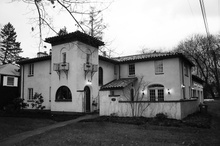
%> input picture Linear Filter Applications/House Dec 2004 gs.jpg, 220 x 146 px, shrunk from 1760 x 1168 before the run
$ octave imgreader.m   (GNU Octave 9; MATLAB toolbox functions it lacks are replaced by stand-ins)
%> lines starting %> are read from the running program, lines starting %| are printed output that depends on the picture
% open grayscale jpeg image

IM = imread('House Dec 2004 gs.jpg');
%> IM is the input picture: size 146x220 uint8; min 0, max 255, mean 125.2

info = imfinfo('House Dec 2004 gs.jpg');
figure(1);
imshow(IM);
colormap(gray);

% NxN pixilation
[nr, nc]=size(IM);
%> nr = 146; nc = 220
N=16;
nrdeci=fix(nr/N);
%> nrdeci = 9
ncdeci=fix(nc/N);
%> ncdeci = 13
Hpix=(1/(N*N)).*ones([N,N]);
IMpix=zeros([nrdeci,ncdeci]);
scl=1/N^2;
for i=1:nrdeci
    for j=1:ncdeci
        sum=0;
        for ii=1:N
            for jj=1:N
                sum=sum+single(IM((i-1)*N+ii,(j-1)*N+jj));
            end;
        end;
        IMpix(i,j)=uint8(scl*sum); % do the math with precision, then 8-bit
    end;
end;

figure(2);
imagesc(IMpix);
axis off;
colormap(gray);

% boxcar low pass filter
Hbc=ones([N,N]);
IMbc=imfilter(IM,Hbc);
%> IMbc: size 146x220 uint8; every value is 255
figure(3);
imshow(IMbc)


Hunsharp=fspecial('unsharp');
IMs=imfilter(IM,Hunsharp,'replicate');

Hmotion=fspecial('motion',25,15);
IMs=imfilter(IM,Hmotion,'replicate');
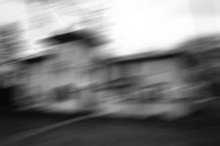
%> IMs: size 146x220 uint8; min 7, max 255, mean 124.7

Hprewitt=fspecial('prewitt');
IMp=imfilter(IM,Hprewitt,'replicate');
IMp2=imfilter(IM,Hprewitt','replicate');

Hsobel=fspecial('sobel');
IMs=imfilter(IM,Hsobel,'replicate');
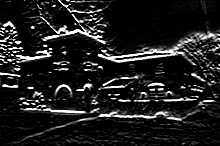
%> IMs: size 146x220 uint8; min 0, max 255, mean 31
IMs2=imfilter(IM,Hsobel','replicate');
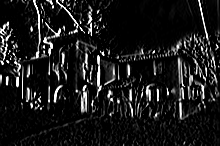
%> IMs2: size 146x220 uint8; min 0, max 255, mean 26.3

IMst=IMs+IMs2;
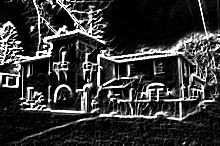
%> IMst: size 146x220 uint8; min 0, max 255, mean 53.5
IMpt=IMp+IMp2;
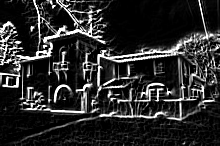
%> IMpt: size 146x220 uint8; min 0, max 255, mean 43.5

IMstn=uint8(255.*ones(size(IM)))-IMst;
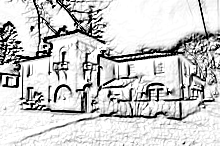
%> IMstn: size 146x220 uint8; min 0, max 255, mean 201.5
IMptn=uint8(255.*ones(size(IM)))-IMpt;
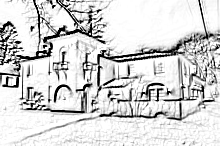
%> IMptn: size 146x220 uint8; min 0, max 255, mean 211.5
